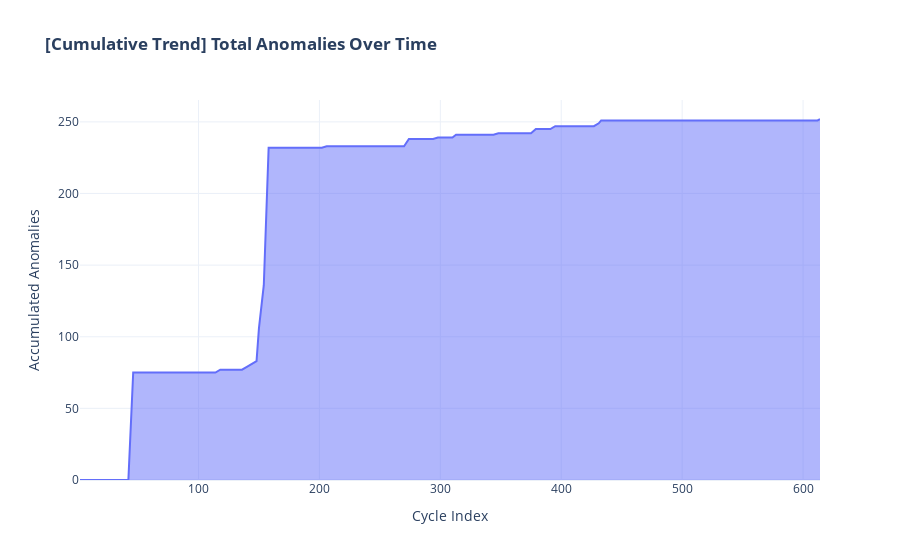

Notebook cell for this chart:
### Code cell
# 누적 이상치 그래프 (Cumulative Anomaly Count)
# 시간이 지날수록 이상치가 얼마나 '쌓이는가'를 봅니다.

# 사이클별 이상치 개수 집계 (없는 사이클은 0으로 채움)
all_cycles = pd.DataFrame({'cycle_idx': df['cycle_idx'].unique()})
anomaly_counts = df[df['lof_anomaly'] == 1]['cycle_idx'].value_counts().reset_index()
anomaly_counts.columns = ['cycle_idx', 'count']

# 병합 및 정렬
trend_df = pd.merge(all_cycles, anomaly_counts, on='cycle_idx', how='left').fillna(0)
trend_df = trend_df.sort_values('cycle_idx')

# 누적 합 계산
trend_df['cumulative_count'] = trend_df['count'].cumsum()

# 시각화
fig_trend = px.area(
    trend_df,
    x='cycle_idx',
    y='cumulative_count',
    title='<b>[Cumulative Trend] Total Anomalies Over Time</b>',
    labels={'cumulative_count': 'Accumulated Anomalies', 'cycle_idx': 'Cycle Index'}
)

fig_trend.update_layout(template='plotly_white')
fig_trend.show()

### Figure 1 — Plotly figure (JSON) as saved in the notebook; plotly's stock layout.template omitted (floating-point values rounded to 4 significant figures; data arrays with more than 128 entries replaced by an {"elided": "..."} marker saying what was removed)
{"data": [{"fillpattern": {"shape": ""}, "hovertemplate": "Cycle Index=%{x}<br>Accumulated Anomalies=%{y}<extra></extra>", "legendgroup": "", "line": {"color": "#636efa"}, "marker": {"symbol": "circle"}, "mode": "lines", "name": "", "orientation": "v", "showlegend": false, "stackgroup": "1", "type": "scatter", "x": {"elided": "168 int values"}, "xaxis": "x", "y": {"elided": "168 float values"}, "yaxis": "y"}], "layout": {"legend": {"tracegroupgap": 0}, "title": {"text": "<b>[Cumulative Trend] Total Anomalies Over Time</b>"}, "xaxis": {"anchor": "y", "domain": [0, 1], "title": {"text": "Cycle Index"}}, "yaxis": {"anchor": "x", "domain": [0, 1], "title": {"text": "Accumulated Anomalies"}}}}
